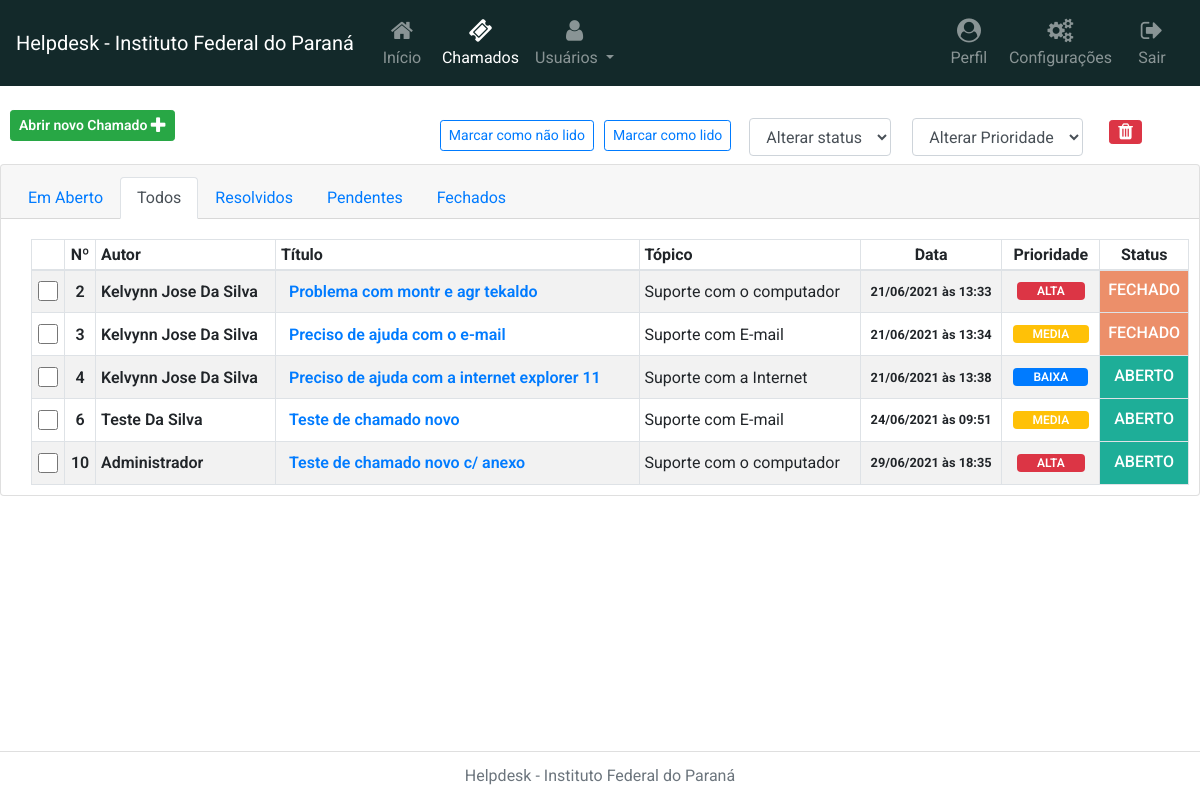
The page /painel/ (signed in) on the database its author committed.
### Helpdesk_app/models.py (models this page shows, shortened)
class Chamado(models.Model):
    OPCOES_PRIORIDADE = [
     ('alta', 'Alta'),
     ('media', 'Media'),
     ('baixa', 'Baixa')]
    OPCOES_STATUS = [
     ('aberto', 'Aberto'),
     ('resolvido', 'Resolvido'),
     ('pendente', 'Pendente'),
     ('fechado', 'Fechado'),
     ('excluido', 'Excluido') ]
    autor = models.ForeignKey('Usuario',on_delete=models.CASCADE)
    prioridade = models.CharField(max_length=30, choices=OPCOES_PRIORIDADE)
    agente_atribuido = models.CharField(max_length=100, default = None, null=True) # Não será usado foreign Key, #pois caso um usuário seja deletado, o nome continuará no banco de dados
    status = models.CharField(max_length=30, choices=OPCOES_STATUS) #Status do chamado ex: ABERTO, CONCLUÍDO...
    titulo = models.CharField(max_length=50)
    topico = models.CharField(max_length=50) #Tópico (ex: Dificuldade de acesso; Solicitar Instalação; Problemas com o computador)
    descricao = models.TextField()
    local_afetado = models.CharField(max_length=50, default=None) #Local onde a pessoa se encontra
    hora_abertura = models.DateTimeField(auto_now_add=True) #Hora de criação do chamado
    foi_lido = models.BooleanField(default=False) #Define se o chamado já foi lido por um atendente

class Usuario(AbstractUser):
    nome_completo = models.CharField(max_length=120) # nome completo do usuário
    data_criacao = models.DateTimeField(auto_now_add=True) # data de criação do usuário
    data_modificacao = models.DateTimeField(auto_now=True) # data de modificação do usuário
    is_atendente = models.BooleanField(default=False) # Define se o usuário é um atendente ou não

### Helpdesk_app/views.py (the view)
# urls.py: path('painel/', views.painel, name='painel'), #todos os chamados
@login_required
def painel(request):   #MOSTRA O PAINEL PRINCIPAL E TODOS OS CHAMADOS
	context = {}
	if request.user.is_atendente == True:  #CHECA SE O USUÁRIO É UM ATENDENTE, SE SIM, DÁ ACESSO AO PAINEL
		chamados_si = obter_chamados()
		novs_cham = obter_novos_chamados()
		Usuario = request.user
		context['Nome_Sistema'] = Nome_Sistema
		context['Novos_Chamados'] = novs_cham
		context['chamados'] = chamados_si
		context['filtro'] = 'todos'
		return render(request, "painel.html", context)
	else:
		messages.warning(request,'Você não tem acesso à essa página')
		return render(request, "home.html", context)

### Helpdesk_app/views.py (called while the page is built)
def obter_chamados(): #Lembrar de obter chamados usando essa função para evitar chamados com status excluído
	chamados_sis = Chamado.objects.all().exclude(status='excluido')
	return chamados_sis

def obter_novos_chamados(): #Obtem a query com todos os chamados que não foram lidos ainda
	chamados_novs = Chamado.objects.all().filter(foi_lido = False).count()
	return chamados_novs

### Helpdesk_app/templates/painel.html (shortened to what this page needs)
{% extends "base.html" %}
{% block body %}  {% include "navbar_painel.html" %}
{% endblock %}
{% block content %}
{% include "acoes_chamado.html" %}
{% include "visualizar_chamados.html" %}
 {% endblock %}

### Helpdesk_app/templates/visualizar_chamados.html (shortened to what this page needs)
<div class="row" style='width:100vw'>
	 <div class='botao col-sm' style='margin-left:10px;margin-bottom: 10px;'><button type="button"
      class="btn btn-success btn-sm" style ='font-weight: 590;' data-toggle="modal" data-target=".bd-example-modal-lg">Abrir novo Chamado <i
        style='color:white;' class="fa fa-plus fa-lg"></i> </button></div>
	<div class='d-flex flex-row-reverse'>
		<div class='alter p-2 status' style='margin-right: 5px;'>
				<a id='confirmar_deletar' data-toggle="modal" data-target="#deletar" style='margin-right: 30px; margin-top: 2px;' href='#' onclick="selecionar()" class= 'btn btn-sm btn-danger'><i class='fa fa-trash fa-lg'></i></a>
			</div>
		<div class='alter p-2 prioridade' style='margin-right: 10px;'>
				<select id="selecionar_prioridade" name='selecionar_prioridade' class="form-control"
					data-role="select-dropdown">
					<option value=null selected>Alterar Prioridade</a></option>
				</select>
		</div>
		<div class='alter p-2 status' style='margin-right: 5px;'>
				<select id="selecionar_status" name='selecionar_status' class="form-control"
					data-role="select-dropdown">
				<option value='None' selected>Alterar status</a></option>
				</select>
		</div>
		<div class='alter p2' style='margin-top:10px; margin-right: 10px;'><a class='btn btn-outline-primary btn-sm'
				href=# onclick="ler('True');" id='marcar_ler'>Marcar como lido </a></div>
		<div class='alter p2' style='margin-top:10px; margin-right: 10px;'><a class='btn btn-outline-primary btn-sm'
				href=# onclick="ler('False');" id='marcar_ler'>Marcar como não lido </a></div>
	</div>
</div>
<div class="card text-center bg-white">
	<div class="card-header">
		<ul class="nav nav-tabs card-header-tabs">
			<li class="nav-item">
				<a class="nav-link {% if request.path == 'painel/abertos' %} active {% endif %} "
					{% if request.path == 'painel/abertos' %} href="#" {% else %} href="{% url 'chamados_abertos'%}"
					{% endif %}>Em Aberto</a>
			</li>
			<li class="nav-item">
				<a class="nav-link {% if request.path == '/painel/' %} active {% endif %} "
					{% if request.path == 'painel/' %} href="#" {% else %} href='/painel'
					{% endif %}href="{% url 'painel'%}">Todos</a>
			</li>
			<li class="nav-item">
				<a class="nav-link {% if request.path == 'painel/resolvidos' %} active {% endif %} "
					{% if request.path == 'painel/resolvidos' %} href="#" {% else %}
					href="{% url 'chamados_resolvidos' %}" {% endif %}>Resolvidos</a>
			</li>
			<li class="nav-item">
				<a class="nav-link {% if request.path == 'painel/pendentes' %} active {% endif %} "
					{% if request.path == 'painel/pendentes' %} href="#" {% else %}
					href="{% url 'chamados_pendentes' %}" {% endif %}>Pendentes</a>
			</li>
			<li class="nav-item">
				<a class="nav-link {% if request.path == 'painel/fechados' %} active {% endif %} "
					{% if request.path == 'painel/fechados' %} href="#" {% else %}
					href="{% url 'chamados_fechados' %}" {% endif %}>Fechados</a>
			</li>
		</ul>
	</div>
	<div style='padding-bottom: 0rem;' class="card-body">
		{% if chamados %}
		<div class='vis_chamados'>
			<table id="example" style='margin:10px; margin-top: 0px; max-width: 100vw'
				class="table table-striped table-sm table-bordered">
				<thead>
					<tr>
						<th style='text-align: center; ' scope="col"></th>
						<th style='text-align: center;' scope="col">Nº</th>
						<th style='' scope="col">Autor</th>
						<th style='' scope="col">Título</th>
						<th style='' scope="col">Tópico</th>
						<th style='text-align: center;' scope="col">Data</th>
						<th style='text-align: center;' scope="col">Prioridade</th>
						<th style='text-align: center;' scope="col">Status</th>
					</tr>
				</thead>
				<tbody>
					{% else %}
					<h5>Não existem chamados com esse filtro </h5>
					{% endif %}
					{% for chamado in chamados %}
					<tr>
						<td class='align-middle' style='text-align: center; font-weight: 600'>
							<center>
								<input type="checkbox" value={{operacao_}}{{chamado.id}} id='{{chamado.id}}'
									style='width:20px; height:20px'>
							</center>
						</td>
						<td class='align-middle' style='text-align: center; font-weight: 600'>{{ chamado.id }}</td>
						<td class='align-middle' style=' text-transform: capitalize; font-weight: 550; text-align: left;'>{{ chamado.autor.nome_completo }}
						</td>
						<td class='align-middle' style=' text-align: left;'><a href='{{ request.scheme }}://{{ request.get_host }}/chamado/{{chamado.id}}'
								style='font-weight: 600; padding:8px'>{{ chamado.titulo|lower|capfirst }}</a>
							</td>
						<td class='align-middle' style=''>{{ chamado.topico }}</td>
						<td class='align-middle' style='text-align: center;'>
							<small><strong>{{ chamado.hora_abertura|date:"d/m/Y"}} às
									{{chamado.hora_abertura|time:" H:i" }}</strong></small></td>
						<td class='align-middle' style='text-align: center; text-transform: uppercase; font-weight: 600;'>
							<div style=' margin:2px;'><span
									style='padding-left: 20px; padding-right: 20px; font-weight: 550;'
									{% if chamado.prioridade == "alta"%}
									class="badge badge-danger text-white badge-large" {% endif %}
									{% if chamado.prioridade == "media"%}
									class="badge badge-warning text-white badge-large" {% endif %}
									{% if chamado.prioridade == 'baixa'%}
									class="badge badge-primary text-white badge-large"
									{% endif %}>{{ chamado.prioridade}}</span></div>
						</td>
						<td  {% if chamado.status == 'fechado'%} class=" text-white"
							style='text-transform:uppercase;font-weight: 600;text-align: center;background-color: #EC8F6A;'
							{% endif %} {% if chamado.status == 'aberto'%} class=" text-white"
							style='text-transform:uppercase;font-weight: 600;text-align: center;background-color: #1EAE98;'
							{% endif %} >
							<h6 style='margin-top:5px;'>{{ chamado.status }}</h6>
						</td>
						{% endfor %}
					</tr>
			</table>
		</div>
	</div>
	<ul class="list-group list-group-flush fixed-bottom">
		<li class="list-group-item"><a class='text-muted'>{{Nome_Sistema}}</a></li>
	</ul>
</div>

### Helpdesk_app/templates/base.html (style rules this page uses)
body { font-family: 'Roboto', sans-serif !important; }

### rows shown on the page
Chamado: id "2", autor.nome_completo "Kelvynn Jose Da Silva", titulo "Problema com montr e agr tekaldo", topico "Suporte com o computador", hora_abertura "21/06/2021", hora_abertura "13:33", prioridade "ALTA", status "FECHADO"
Chamado: id "3", autor.nome_completo "Kelvynn Jose Da Silva", titulo "Preciso de ajuda com o e-mail", topico "Suporte com E-mail", hora_abertura "21/06/2021", hora_abertura "13:34", prioridade "MEDIA", status "FECHADO"
Chamado: id "4", autor.nome_completo "Kelvynn Jose Da Silva", titulo "Preciso de ajuda com a internet explorer 11", topico "Suporte com a Internet", hora_abertura "21/06/2021", hora_abertura "13:38", prioridade "BAIXA", status "ABERTO"
Chamado: id "6", autor.nome_completo "Teste Da Silva", titulo "Teste de chamado novo", topico "Suporte com E-mail", hora_abertura "24/06/2021", hora_abertura "09:51", prioridade "MEDIA", status "ABERTO"
Chamado: id "10", autor.nome_completo "Administrador", titulo "Teste de chamado novo c/ anexo", topico "Suporte com o computador", hora_abertura "29/06/2021", hora_abertura "18:35", prioridade "ALTA", status "ABERTO"

### other values the page prints
{{ Nome_Sistema }} "Helpdesk - Instituto Federal do Paraná"
